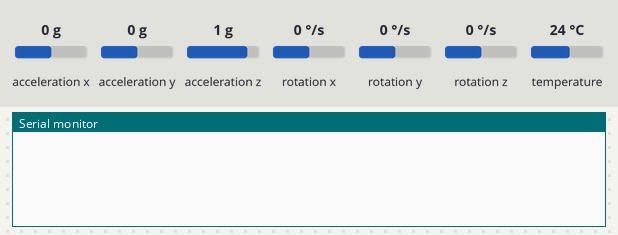
A sketch run on a simulated Arduino Uno, built with avr-gcc and run on an emulated ATmega328P. On the bench: the last lines printed to the serial monitor. Inputs (shaded band) come from the test bench; at power-on: acceleration y 0 g, acceleration z 1 g, acceleration x 0 g, rotation x 0 °/s, rotation y 0 °/s, rotation z 0 °/s, temperature 24 °C.

Above: at 1.3 s.
1.4 s: acceleration y set to -1.4 g
At 1.47 s:
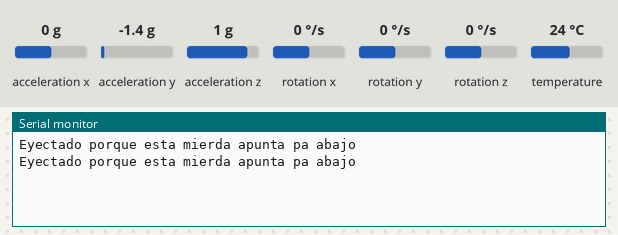
3.3 s: acceleration z set to -1.4 g
At 3.39 s:
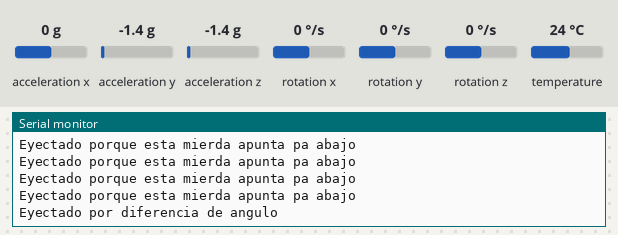
4.9 s: acceleration z set to 1.4 g
At 4.92 s:
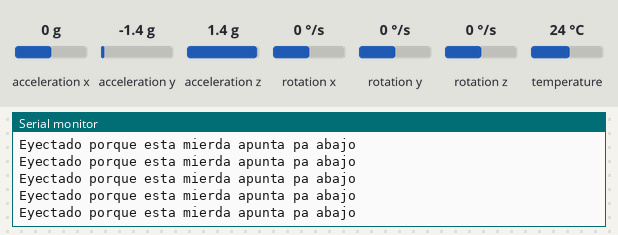
10.9 s: acceleration z set to -1.4 g
At 11.1 s:
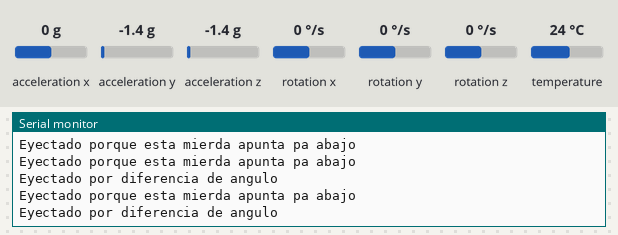

The sketch:

angleEjection.ino
```cpp
#include <Adafruit_MPU6050.h>
#include <Adafruit_Sensor.h>
#include <Wire.h>

Adafruit_MPU6050 mpu;

int angleRoll = 75, directionRoll = -5;
float timedRoll = 0;
bool directionejection, angleejection = false;
const long interval = 1000;
unsigned long previousMillis = 0;

float roll, changedRoll;


void setup() {
  Serial.begin(9600);
  while (!Serial)
    delay(10);

  if (!mpu.begin()) {
    Serial.println("Failed to find MPU6050 chip");
    while (1) {
      delay(10);
    }
  }

  mpu.setAccelerometerRange(MPU6050_RANGE_4_G);   // Ranges of 2, 4, 8, 16 G
  // mpu.setGyroRange(MPU6050_RANGE_500_DEG);        // Ranges of 250, 500, 1000, 2000 dps
  mpu.setFilterBandwidth(MPU6050_BAND_5_HZ);     // Ranges of 5, 10, 21, 44, 94, 184, 260 Hz

  delay(100);
}


void loop() {
  unsigned long currentMillis = millis();

  // If Gyro and Temp are useful
  sensors_event_t accel, gyro, temp;
  mpu.getEvent(&accel, &gyro, &temp);

  roll = atan2(accel.acceleration.y, accel.acceleration.z) * (180/PI);
  // float pitch = atan2((- accel.acceleration.x) , sqrt(accel.acceleration.y * accel.acceleration.y + accel.acceleration.z * accel.acceleration.z)) * (180/PI);

  if (currentMillis - previousMillis >= interval) {
    previousMillis = currentMillis;
    timedRoll = roll;
  }

  // Algorithm for angle change in time controlled ejection
  changedRoll = abs(roll - timedRoll);
  if (changedRoll > angleRoll && angleejection == false) {
    // angleEjection = true;
    Serial.println("Eyectado por diferencia de angulo");
    delay(10);    // If not used serial monitor blocks
  }

  // Algorithm for rocket direction controlled ejection
  if (roll < directionRoll && directionejection == false) {
    // directionEjection = true;
    Serial.println("Eyectado porque esta mierda apunta pa abajo");
    delay(10);    // If not used serial monitor blocks
  }
}
```

Measured:
- after the input at 1.4 s, the serial monitor: prints a new line at once (image 1)
- after the input at 3.3 s, the serial monitor: prints a new line after 0.07 s (image 2)
- after the input at 10.9 s, the serial monitor: prints a new line after 0.10 s (image 4)
